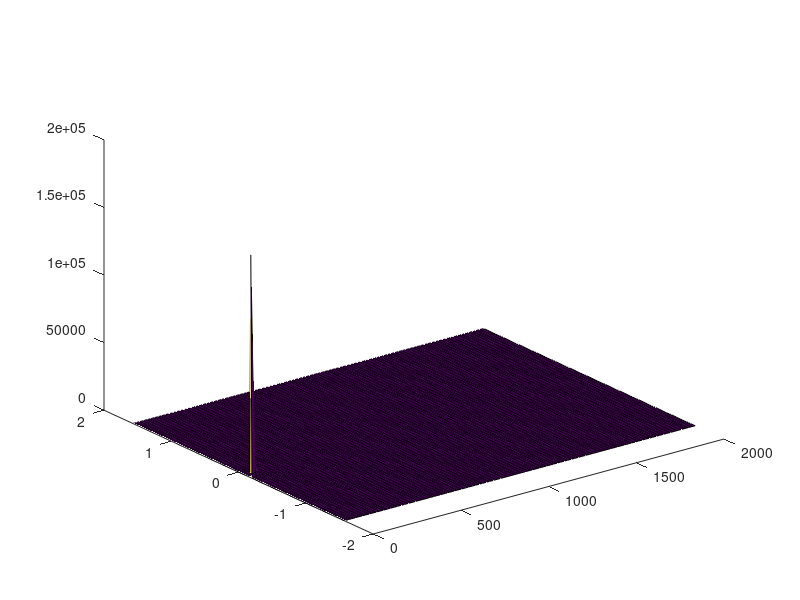

Reproduce this figure in MATLAB.
N = 30;             % of subcarriers
N_hlf = 15;
M = 8;              % of antennas

c = 3e10;           % cm/s
f = 5320e6;         % Hz
f_delta = 1250e3;   % Hz
d = 1;              % cm

D = 2*pi*d*f/c;
D_1 = 2*pi*f_delta/c

n_thres = 4;
%threshold = ???

x = [1:N];
hlf1 = [1 : N_hlf]; hlf2 = [(N_hlf+1) : N];

x_1 = [hlf1, hlf1, hlf1];
x_2 = [hlf2, hlf2, hlf2];

for j = 1:1

    ToF = 1.68e-8;   % s
    Noise = 0.01;
    
    sin1 = -60/335.4;   dist1 = 335.4;  ampl1 = 5;
    %sin2 = 480/582.5;   dist2 = 582.5;  ampl2 = 5/5;
    %sin3 = -360/488.4;  dist3 = 488.4;  ampl3 = 5/5;
    %sin4 = -60/454.0;   dist4 = 454.0;  ampl4 = 5/5;
    
    
    csi_1 = ones(M,N)*ampl1; 
    %csi_2 = ones(M,N)*ampl2;
    %csi_3 = ones(M,N)*ampl3;
    %csi_4 = ones(M,N)*ampl4;
    
    for m = 1:M
        csi_1(m,:) = csi_1(m,:)*exp(-i*(m-1)*D* sin1) + (rand(1,N)+i*rand(1,N))*Noise;
    end
    for n = 1:N
        csi_1(:,n) = csi_1(:,n)*exp(-i*(n-1)*D_1* dist1) + (rand(M,1)+i*rand(M,1))*Noise;
    end
    %{
    for m = 1:M
        csi_2(m,:) = csi_2(m,:)*exp(-i*(m-1)*D* sin2) + (rand(1,N)+i*rand(1,N))*Noise;
    end
    for n = 1:N
        csi_2(:,n) = csi_2(:,n)*exp(-i*(n-1)*D_1* dist2) + (rand(M,1)+i*rand(M,1))*Noise;
    end
    
    for m = 1:M
        csi_3(m,:) = csi_3(m,:)*exp(-i*(m-1)*D* sin3) + (rand(1,N)+i*rand(1,N))*Noise;
    end
    for n = 1:N
        csi_3(:,n) = csi_3(:,n)*exp(-i*(n-1)*D_1* dist3) + (rand(M,1)+i*rand(M,1))*Noise;
    end
    
    for m = 1:M
        csi_4(m,:) = csi_4(m,:)*exp(-i*(m-1)*D* sin4) + (rand(1,N)+i*rand(1,N))*Noise;
    end
    for n = 1:N
        csi_5(:,n) = csi_4(:,n)*exp(-i*(n-1)*D_1* dist4) + (rand(M,1)+i*rand(M,1))*Noise;
    end
    %}
    
    csi = csi_1;



    y1_1 = [angle(csi(1,hlf1))];                        %y(i)_j - i-th antenna
    y1_1 = unwrap(y1_1);                               % and j-th half of spectum
    y2_1 = [angle(csi(2,hlf1))];
    y2_1 = unwrap(y2_1);
    y3_1 = [angle(csi(3,hlf1))];
    y3_1 = unwrap(y3_1);
    
    y1_2 = [angle(csi(1,hlf2))];
    y1_2 = unwrap(y1_2);
    y2_2 = [angle(csi(2,hlf2))];
    y2_2 = unwrap(y2_2);
    y3_2 = [angle(csi(3,hlf2))];
    y3_2 = unwrap(y3_2);

    y_1 = [y1_1,y2_1,y3_1];
    y_2 = [y1_2,y2_2,y3_2];
    
    p_1 = polyfit(x_1, y_1, 1);                               %p(1) = 2 * pi * f_delta * tau_s
    p_2 = polyfit(x_1, y_1, 1); 
    %plot(x1,y3_1)
    
    for n = hlf1
        csi(:,n) = csi(:,n)*exp(-i*((n-1)*p_1(1)+p_1(2)));
    end
    for n = hlf2
        csi(:,n) = csi(:,n)*exp(-i*((n-1)*p_2(1)+p_2(2)));
    end

    %{
    y1_1 = [angle(csi???(1,hlf1))];
    y2_1 = [angle(csi(2,hl16f1))];
    y3_1 = [angle(csi(3,hlf1))];
    
    y1_2 = [angle(csi(1,hlf2))];
    y2_2 = [angle(csi(2,hlf2))];
    y3_2 = [angle(csi(3,hlf2))];
    
    y1 = unwrap([y1_1,y1_2]);
    y2 = unwrap([y2_1,y2_2]);
    y3 = unwrap(1[y3_1,y3_2]);

    plot(x,y1,'red', x,y2,'blue', x,y3,'black');
    hold on
    grid onexp(i*(1:14)*Tau
    %}
    
    
    for n = 1:15
        csi1(n,:) = csi(1,n:15+n);
        csi2(n,:) = csi(2,n:15+n);
        csi3(n,:) = csi(3,n:15+n);
    end

    X = [csi1,csi2;csi2,csi3];
    
    [E_N,eigv] = eig(X*X');
    
    E_N(:,n_thres+1:N) = [];
    
    dist_res = 100; theta_res = 200;
    dist_max = 2000; theta_max = pi/2;    % Maximum distance is 24000 cm
    P = zeros(theta_res,dist_res);
    
    Tau_max = D_1 * dist_max;
    
    n_theta = 0;
    for theta = linspace(-theta_max,theta_max,theta_res)
        n_theta = n_theta+1;
        
        n_dist = 0;
        for Tau = linspace(0,Tau_max,dist_res)
            n_dist = n_dist+1;
            
            power = 0:1:14;
            a_H1 = exp(i*power*Tau);
            a_H = [a_H1, a_H1*exp(i*D*sin(theta))];
            a_H_E_N = a_H * E_N;
            P(n_theta,n_dist) = 1/(a_H_E_N * a_H_E_N');
            
        end
    end
    
    %[theta,Tau] = meshgrid(linspace(0,2*pi,25),linspace(0,2*pi,20));
    %P(:,1:20)=[]; P(:,161:180)=[];
    
    s = surf(linspace(0,dist_max,dist_res),linspace(-theta_max,theta_max,theta_res),P);
    %xlabel('Distance'); ylabel('theta');
    grid off
    
end
